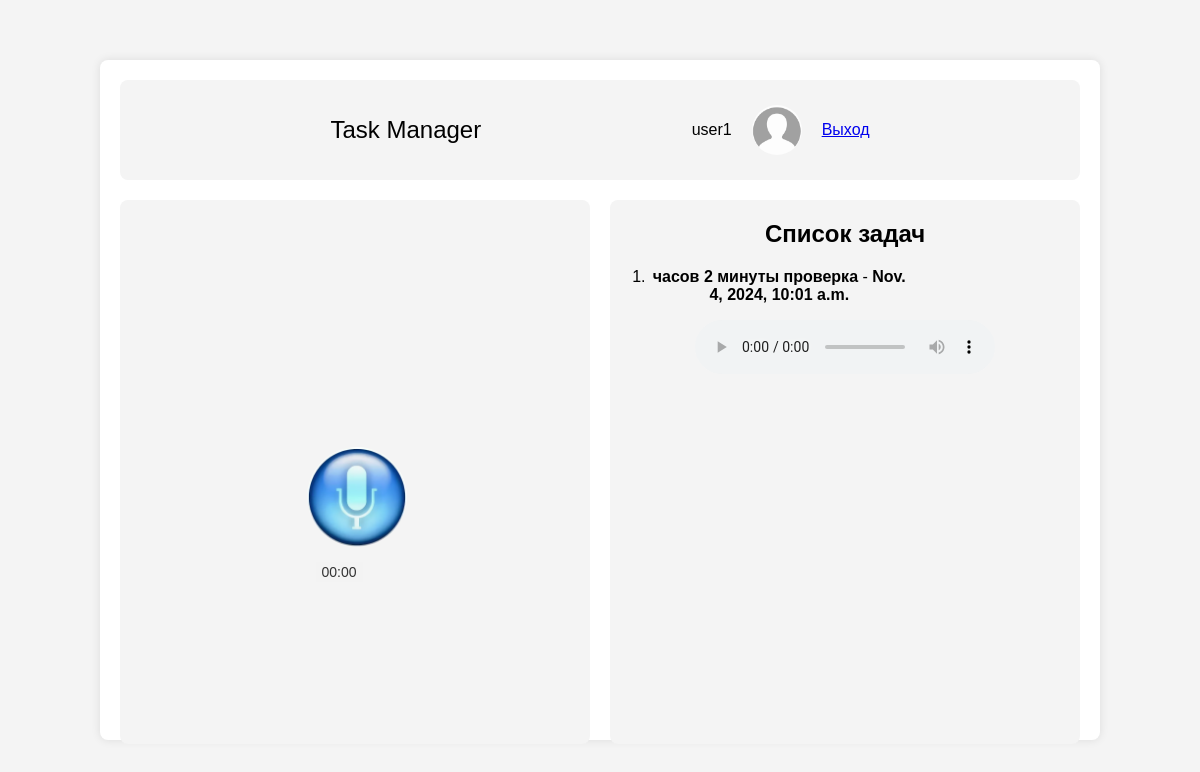
/home/1/ (signed in), run on an earlier commit of the app's database.
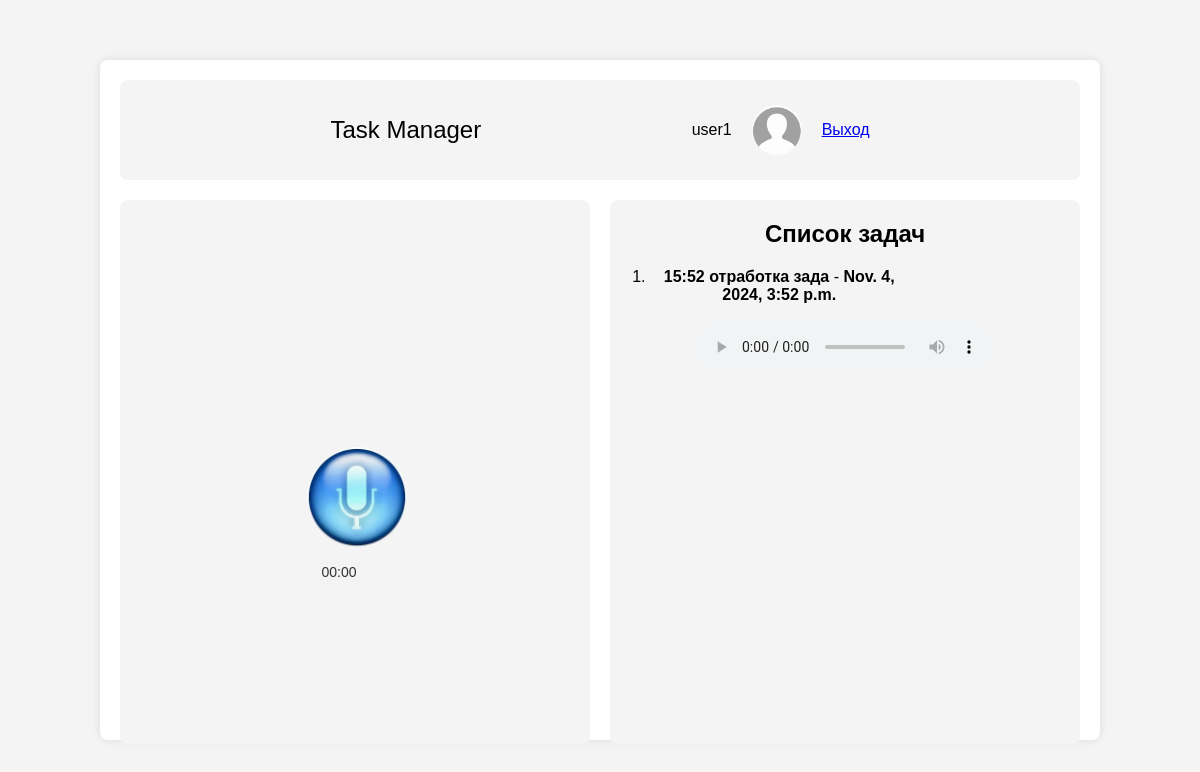
And on a later commit of the database.
### text_processing/models.py (models this page shows, shortened)
class Transcription(models.Model):
    text = models.TextField()
    created_at = models.DateTimeField(auto_now_add=True)
    completed_at = models.DateTimeField(null=True, blank=True)
    record = models.ForeignKey(VoiceRecording, related_name='transcriptions', on_delete=models.CASCADE, null=True, blank=True)
    user = models.ForeignKey(MyUser,  on_delete=models.CASCADE)

### app/views.py (the view)
# urls.py: path('home/<int:user_id>/', views.home, name='home'),
@login_required
def home(request, user_id):
    try:
        user = get_object_or_404(MyUser, id=user_id)
        tasks = Transcription.objects.filter(user=user)
        for task in tasks:
            if task.record and task.record.user != user:
                logger.warning(f"User {request.user.id} tried to access task {task.id} of user {user_id}")
                raise Http404(_("You do not have permission to view this task."))
        return render(request, 'home.html', {'user': user, 'tasks': tasks})
    except Http404 as e:
        logger.error(f"Http404 error: {e}")
        raise
    except Exception as e:
        logger.error(f"An error occurred: {e}")
        raise Http404(_("An error occurred while processing your request."))

### templates/home.html (shortened to what this page needs)
{% load static %}
<!DOCTYPE html>
<html lang="en">
<head>
    <link rel="stylesheet" type="text/css" href="{% static 'style.css' %}">
</head>
<body>
<div class="home-container">
    <div class="container-app">
        <span class="title-home">Task Manager</span>
        <div class="header">
            <span>{{ user.username}}</span>
            <div class="user"><img src="{% static 'user.webp' %}" class="user-img"></div>
            <a href="{% url 'logout' %}">Выход</a>
        </div>
    </div>
    <div class="widows">
        <div class="widowsL">
            <button class="mic-btn" id="record-btn">
                <img src="{% static 'mic.webp' %}" class="mic">
            </button>
            <div class="status-bar">
                <div class="status-bar-time" id="status-bar-time">00:00</div>
            </div>
        </div>
        <div class="widowsR">
            <h2>Список задач</h2>
            <ol>
                {% for task in tasks %}
                <li class="task" data-time="{{ task.completed_at|date:'Y-m-d H:i:s' }}" data-id="{{ task.id }}"
                    data-shown="false">
                    <strong class="task-text">{{ task.text }}</strong> - <strong>{{ task.completed_at }}</strong>
                </li>
                {% empty %}
                <li>Нет доступных задач.</li>
                {% endfor %}
            </ol>
            <div>
                <audio id="recorded2Audio" controls></audio>
            </div>
        </div>
    </div>
</div>
</body>
</html>

What changed in the data, as far as the page shows it:
removed Transcription: text "часов 2 минуты проверка", completed_at "Nov. 4, 2024, 10:01 a.m."
added Transcription: text "15:52 отработка зада", completed_at "Nov. 4, 2024, 3:52 p.m."
